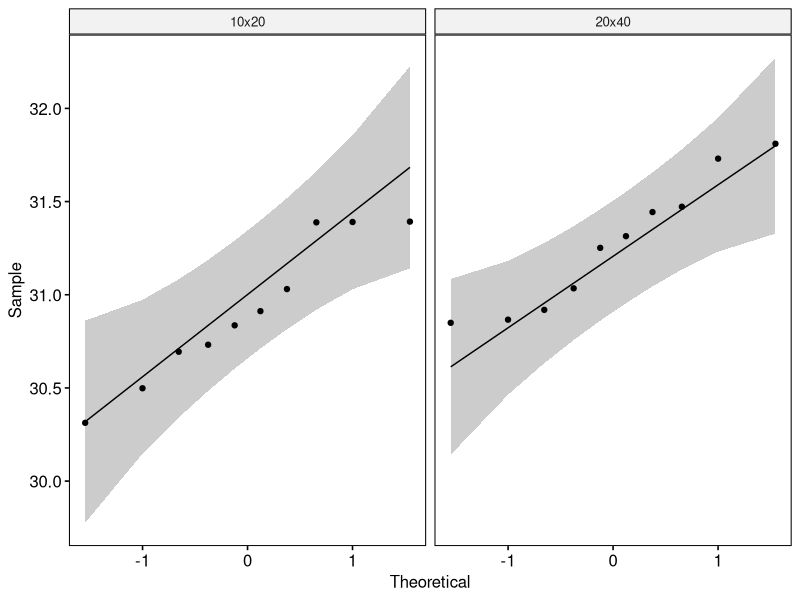
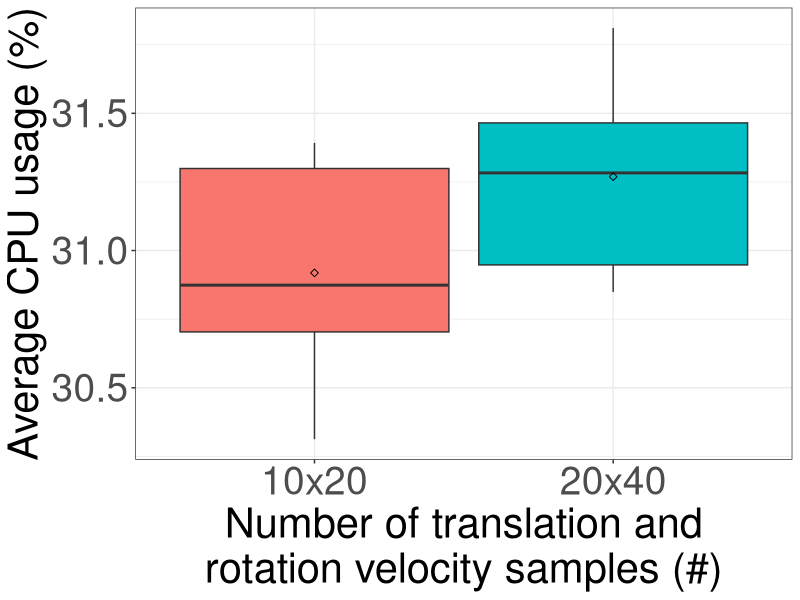

These charts were generated, in order, by the following R code:
## ---- chunk 1
if (!require('tidyverse')) install.packages('tidyverse', dependencies = TRUE); library('tidyverse')
if (!require('ggpubr')) install.packages('ggpubr', dependencies = TRUE); library('ggpubr')
if (!require('rstatix')) install.packages('rstatix', dependencies = TRUE); library('rstatix')
if (!require('ggplot2')) install.packages('ggplot2', dependencies = TRUE); library('ggplot2')
if (!require('coin')) install.packages('coin', dependencies = TRUE); library('coin')
## ---- chunk 2
data <- read.csv(file = '../../raw_data/test_velocity_samples/run_table.csv')
data <- subset(data, select = c(X__run_id, velocity_samples, avg_cpu_util))
data$velocity_samples <- as.factor(data$velocity_samples)
data$avg_cpu_util <- as.numeric(data$avg_cpu_util)
## ---- chunk 3
data %>%
  group_by(velocity_samples) %>%
  get_summary_stats(avg_cpu_util, type = "mean_sd")
## ---- chunk 4
pdf(file = "../../figures/velocity_samples_effect/cpu-usage.pdf")

ggplot(data, aes(x = velocity_samples, y = avg_cpu_util, fill = velocity_samples)) +
  theme_bw() + 
  geom_boxplot(width = 0.9, outlier.size = 0.5) + 
  stat_summary(fun = mean, color = 'black', geom = 'point', shape = 5, size = 1.5) +
  labs(x = "Number of translation and\nrotation velocity samples (#)", y = "Average CPU usage (%)") +
  theme(legend.position = 'none') +
  theme(
    axis.title.x = element_text(size = 30, family = 'sans'),
    axis.title.y = element_text(size = 30, family = 'sans'),
    axis.text.x = element_text(size = 28, family = 'sans'),
    axis.text.y = element_text(size = 28, family = 'sans')
  )

dev.off()
## ---- chunk 5
data %>% 
  group_by(velocity_samples) %>%
  identify_outliers(avg_cpu_util)
## ---- chunk 6
ggqqplot(data, x = "avg_cpu_util", facet.by = "velocity_samples")
## ---- chunk 7
data %>%
  group_by(velocity_samples) %>%
  shapiro_test(avg_cpu_util)
## ---- chunk 8
data %>%
  t_test(avg_cpu_util ~ velocity_samples) %>%
  add_significance()
## ---- chunk 9
data %>%
  cohens_d(avg_cpu_util ~ velocity_samples)
